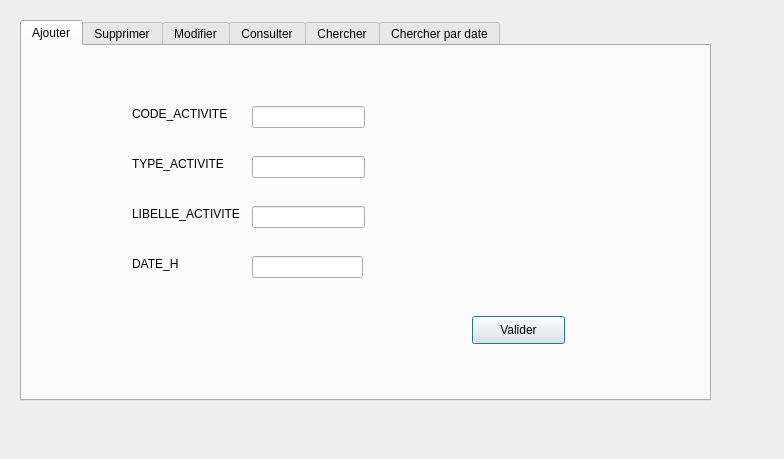
<?xml version="1.0" encoding="UTF-8"?>
<ui version="4.0">
 <class>Dialog_activite</class>
 <widget class="QDialog" name="Dialog_activite">
  <property name="geometry">
   <rect>
    <x>0</x>
    <y>0</y>
    <width>784</width>
    <height>459</height>
   </rect>
  </property>
  <property name="windowTitle">
   <string>Dialog</string>
  </property>
  <widget class="QTabWidget" name="tabWidget">
   <property name="geometry">
    <rect>
     <x>20</x>
     <y>20</y>
     <width>691</width>
     <height>381</height>
    </rect>
   </property>
   <property name="currentIndex">
    <number>0</number>
   </property>
   <widget class="QWidget" name="tab_ajouter">
    <attribute name="title">
     <string>Ajouter</string>
    </attribute>
    <widget class="QLineEdit" name="lineEdit_Code_act">
     <property name="geometry">
      <rect>
       <x>230</x>
       <y>60</y>
       <width>113</width>
       <height>22</height>
      </rect>
     </property>
    </widget>
    <widget class="QLineEdit" name="lineEdit_Type_act">
     <property name="geometry">
      <rect>
       <x>230</x>
       <y>110</y>
       <width>113</width>
       <height>22</height>
      </rect>
     </property>
    </widget>
    <widget class="QLineEdit" name="lineEdit_Libelle_act">
     <property name="geometry">
      <rect>
       <x>230</x>
       <y>160</y>
       <width>113</width>
       <height>22</height>
      </rect>
     </property>
    </widget>
    <widget class="QLineEdit" name="lineEdit_DateH_act">
     <property name="geometry">
      <rect>
       <x>230</x>
       <y>210</y>
       <width>111</width>
       <height>22</height>
      </rect>
     </property>
    </widget>
    <widget class="QLabel" name="label">
     <property name="geometry">
      <rect>
       <x>110</x>
       <y>60</y>
       <width>111</width>
       <height>16</height>
      </rect>
     </property>
     <property name="text">
      <string>CODE_ACTIVITE</string>
     </property>
    </widget>
    <widget class="QLabel" name="label_2">
     <property name="geometry">
      <rect>
       <x>110</x>
       <y>110</y>
       <width>111</width>
       <height>16</height>
      </rect>
     </property>
     <property name="text">
      <string>TYPE_ACTIVITE</string>
     </property>
    </widget>
    <widget class="QLabel" name="label_3">
     <property name="geometry">
      <rect>
       <x>110</x>
       <y>160</y>
       <width>111</width>
       <height>16</height>
      </rect>
     </property>
     <property name="text">
      <string>LIBELLE_ACTIVITE</string>
     </property>
    </widget>
    <widget class="QLabel" name="label_4">
     <property name="geometry">
      <rect>
       <x>110</x>
       <y>210</y>
       <width>111</width>
       <height>16</height>
      </rect>
     </property>
     <property name="text">
      <string>DATE_H</string>
     </property>
    </widget>
    <widget class="QPushButton" name="pushButton_ajouter">
     <property name="geometry">
      <rect>
       <x>450</x>
       <y>270</y>
       <width>93</width>
       <height>28</height>
      </rect>
     </property>
     <property name="text">
      <string>Valider</string>
     </property>
    </widget>
   </widget>
   <widget class="QWidget" name="tab_supprimer">
    <attribute name="title">
     <string>Supprimer</string>
    </attribute>
    <widget class="QLabel" name="label_5">
     <property name="geometry">
      <rect>
       <x>10</x>
       <y>90</y>
       <width>361</width>
       <height>41</height>
      </rect>
     </property>
     <property name="text">
      <string>Tapez le code de la activite que vous souhaite modifier</string>
     </property>
    </widget>
    <widget class="QPushButton" name="pushButton">
     <property name="geometry">
      <rect>
       <x>410</x>
       <y>260</y>
       <width>93</width>
       <height>28</height>
      </rect>
     </property>
     <property name="text">
      <string>Supprimer</string>
     </property>
    </widget>
    <widget class="QLineEdit" name="lineEdit_ide_4">
     <property name="geometry">
      <rect>
       <x>370</x>
       <y>100</y>
       <width>113</width>
       <height>31</height>
      </rect>
     </property>
    </widget>
   </widget>
   <widget class="QWidget" name="tab_modifier">
    <attribute name="title">
     <string>Modifier</string>
    </attribute>
    <widget class="QPushButton" name="pushButton_modifier">
     <property name="geometry">
      <rect>
       <x>430</x>
       <y>260</y>
       <width>93</width>
       <height>28</height>
      </rect>
     </property>
     <property name="text">
      <string>Modifier</string>
     </property>
    </widget>
    <widget class="QLineEdit" name="lineEdit_code_mod">
     <property name="geometry">
      <rect>
       <x>340</x>
       <y>40</y>
       <width>113</width>
       <height>22</height>
      </rect>
     </property>
    </widget>
    <widget class="QLineEdit" name="lineEdit_type_mod">
     <property name="geometry">
      <rect>
       <x>210</x>
       <y>100</y>
       <width>113</width>
       <height>22</height>
      </rect>
     </property>
    </widget>
    <widget class="QLineEdit" name="lineEdit_libelle_mod">
     <property name="geometry">
      <rect>
       <x>210</x>
       <y>140</y>
       <width>113</width>
       <height>22</height>
      </rect>
     </property>
    </widget>
    <widget class="QLineEdit" name="lineEdit_dateH_mod">
     <property name="geometry">
      <rect>
       <x>210</x>
       <y>180</y>
       <width>113</width>
       <height>22</height>
      </rect>
     </property>
    </widget>
    <widget class="QLabel" name="label_6">
     <property name="geometry">
      <rect>
       <x>55</x>
       <y>40</y>
       <width>271</width>
       <height>20</height>
      </rect>
     </property>
     <property name="text">
      <string>Tapez le code que vous souhaite le modifier</string>
     </property>
    </widget>
    <widget class="QLabel" name="label_7">
     <property name="geometry">
      <rect>
       <x>90</x>
       <y>100</y>
       <width>101</width>
       <height>16</height>
      </rect>
     </property>
     <property name="text">
      <string>Type Activite</string>
     </property>
    </widget>
    <widget class="QLabel" name="label_8">
     <property name="geometry">
      <rect>
       <x>90</x>
       <y>140</y>
       <width>101</width>
       <height>16</height>
      </rect>
     </property>
     <property name="text">
      <string>Libelle Activite</string>
     </property>
    </widget>
    <widget class="QLabel" name="label_9">
     <property name="geometry">
      <rect>
       <x>90</x>
       <y>180</y>
       <width>56</width>
       <height>16</height>
      </rect>
     </property>
     <property name="text">
      <string>Date_H</string>
     </property>
    </widget>
   </widget>
   <widget class="QWidget" name="tab_consulter">
    <attribute name="title">
     <string>Consulter</string>
    </attribute>
    <widget class="QTableView" name="tableactivite">
     <property name="geometry">
      <rect>
       <x>60</x>
       <y>30</y>
       <width>441</width>
       <height>211</height>
      </rect>
     </property>
    </widget>
    <widget class="QLabel" name="label_10">
     <property name="geometry">
      <rect>
       <x>70</x>
       <y>260</y>
       <width>191</width>
       <height>16</height>
      </rect>
     </property>
     <property name="text">
      <string/>
     </property>
    </widget>
    <widget class="QPushButton" name="pushButton_Trier">
     <property name="geometry">
      <rect>
       <x>470</x>
       <y>290</y>
       <width>93</width>
       <height>28</height>
      </rect>
     </property>
     <property name="text">
      <string>Trier</string>
     </property>
    </widget>
   </widget>
   <widget class="QWidget" name="tab_chercher">
    <attribute name="title">
     <string>Chercher</string>
    </attribute>
    <widget class="QPushButton" name="pushButton_chercher">
     <property name="geometry">
      <rect>
       <x>560</x>
       <y>290</y>
       <width>93</width>
       <height>28</height>
      </rect>
     </property>
     <property name="text">
      <string>Chercher</string>
     </property>
    </widget>
    <widget class="QTableView" name="tableactivite_chercher">
     <property name="geometry">
      <rect>
       <x>50</x>
       <y>20</y>
       <width>541</width>
       <height>251</height>
      </rect>
     </property>
    </widget>
    <widget class="QLineEdit" name="lineEdit_identifiant">
     <property name="geometry">
      <rect>
       <x>350</x>
       <y>290</y>
       <width>113</width>
       <height>22</height>
      </rect>
     </property>
    </widget>
    <widget class="QLabel" name="label_11">
     <property name="geometry">
      <rect>
       <x>80</x>
       <y>290</y>
       <width>261</width>
       <height>20</height>
      </rect>
     </property>
     <property name="text">
      <string>Vous devez entrer le code de l'activite</string>
     </property>
    </widget>
   </widget>
   <widget class="QWidget" name="tab">
    <attribute name="title">
     <string>Chercher par date</string>
    </attribute>
    <widget class="QComboBox" name="comboBox_activite">
     <property name="geometry">
      <rect>
       <x>110</x>
       <y>30</y>
       <width>231</width>
       <height>22</height>
      </rect>
     </property>
    </widget>
    <widget class="QLineEdit" name="lineEdit_code_2">
     <property name="geometry">
      <rect>
       <x>240</x>
       <y>100</y>
       <width>113</width>
       <height>22</height>
      </rect>
     </property>
    </widget>
    <widget class="QLineEdit" name="lineEdit_type_2">
     <property name="geometry">
      <rect>
       <x>240</x>
       <y>140</y>
       <width>113</width>
       <height>22</height>
      </rect>
     </property>
    </widget>
    <widget class="QLineEdit" name="lineEdit_libelle_2">
     <property name="geometry">
      <rect>
       <x>240</x>
       <y>180</y>
       <width>113</width>
       <height>22</height>
      </rect>
     </property>
    </widget>
    <widget class="QLineEdit" name="lineEdit_dateH_2">
     <property name="geometry">
      <rect>
       <x>240</x>
       <y>220</y>
       <width>113</width>
       <height>22</height>
      </rect>
     </property>
    </widget>
    <widget class="QLabel" name="label_12">
     <property name="geometry">
      <rect>
       <x>120</x>
       <y>100</y>
       <width>111</width>
       <height>16</height>
      </rect>
     </property>
     <property name="text">
      <string>Code Activite</string>
     </property>
    </widget>
    <widget class="QLabel" name="label_13">
     <property name="geometry">
      <rect>
       <x>120</x>
       <y>140</y>
       <width>111</width>
       <height>16</height>
      </rect>
     </property>
     <property name="text">
      <string>Type Activite</string>
     </property>
    </widget>
    <widget class="QLabel" name="label_14">
     <property name="geometry">
      <rect>
       <x>120</x>
       <y>180</y>
       <width>111</width>
       <height>16</height>
      </rect>
     </property>
     <property name="text">
      <string>Libelle Activite</string>
     </property>
    </widget>
    <widget class="QLabel" name="label_15">
     <property name="geometry">
      <rect>
       <x>120</x>
       <y>220</y>
       <width>56</width>
       <height>16</height>
      </rect>
     </property>
     <property name="text">
      <string>Date_H</string>
     </property>
    </widget>
   </widget>
  </widget>
 </widget>
 <resources/>
 <connections/>
</ui>
